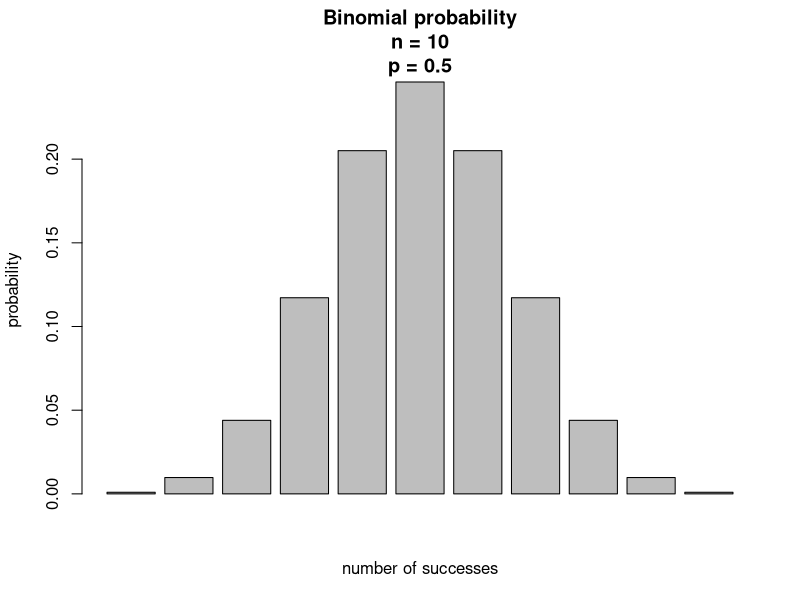
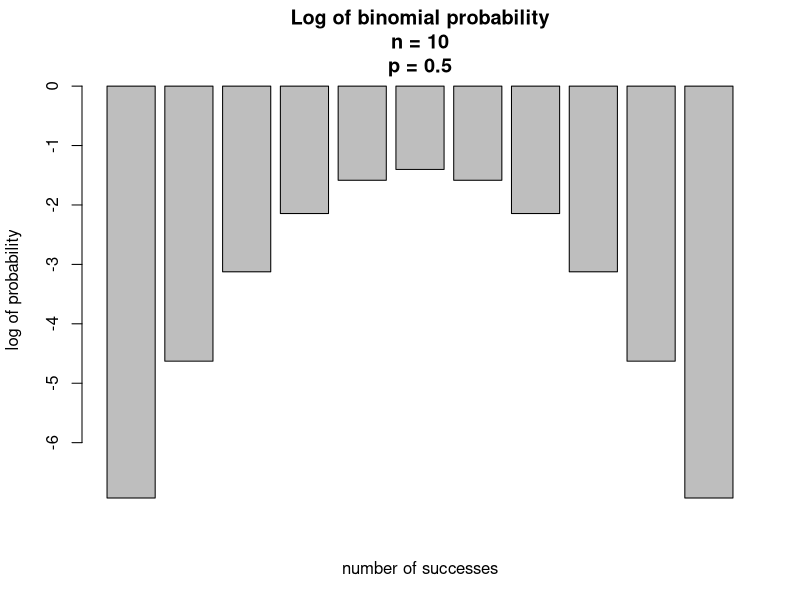
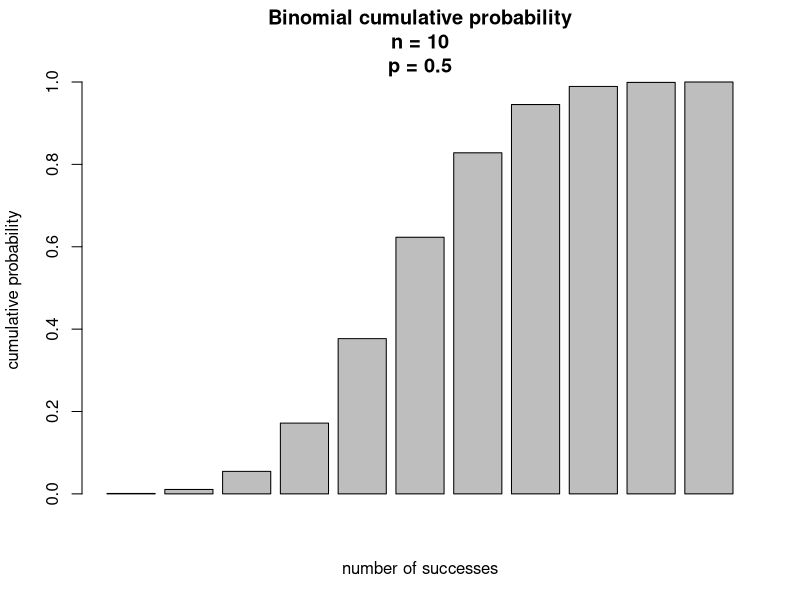

Write R code to recreate these figures, in order.
## ---- chunk 1
p <- 0.5
n <- 10
x <- 0:10
resultProbability <- dbinom( x, size= n, prob= p )
knitr::kable( data.frame(successes=x, probability=resultProbability) )
barplot( resultProbability, xlab= "number of successes", ylab= "probability",
         main= "Binomial probability\nn = 10\np = 0.5" )
## ---- chunk 2
logResultProbability <- dbinom( x, size= n, prob= p, log= TRUE)
knitr::kable( data.frame( successes= x, probability= resultProbability,
                          logProbability= logResultProbability ))

barplot( logResultProbability, xlab= "number of successes",
         ylab= "log of probability",
         main= "Log of binomial probability\nn = 10\np = 0.5" )
## ---- chunk 3
p <- 0.5
n <- 10
x <- 0:10
resultCumulativeProbability <- pbinom( x, size= n, prob= p )
knitr::kable( data.frame(successes=x, probability=resultCumulativeProbability) )
barplot( resultCumulativeProbability, xlab= "number of successes", ylab= "cumulative probability",
         main= "Binomial cumulative probability\nn = 10\np = 0.5" )
